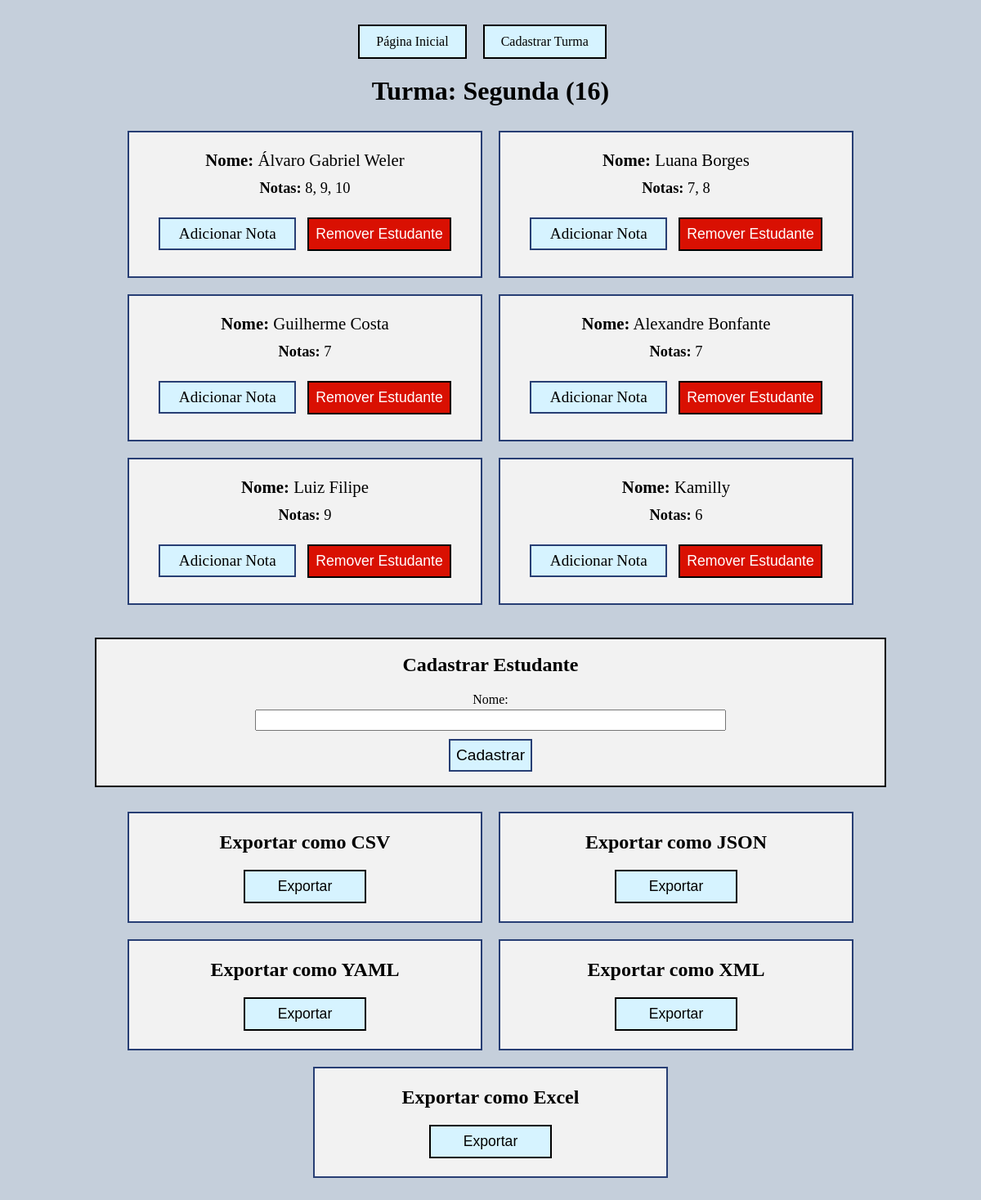
Screenshot of /classroom/1/students with the database file from the repository.
### app.py (models this page shows)
class Classroom(db.Model):
    id = db.Column(db.Integer, primary_key=True)
    name = db.Column(db.String(255), nullable=False)
    time = db.Column(db.String(255), nullable=False)
    students = db.relationship('Student', backref='classroom', lazy='joined', cascade='all, delete-orphan')

class Student(db.Model):
    id = db.Column(db.Integer, primary_key=True)
    name = db.Column(db.String(255), nullable=False)
    classroom_id = db.Column(db.Integer, db.ForeignKey('classroom.id'), nullable=False)
    grades = db.relationship('Grade', backref='student', lazy='joined', cascade='all, delete-orphan')

class Grade(db.Model):
    id = db.Column(db.Integer, primary_key=True)
    value = db.Column(db.Integer, nullable=False)
    student_id = db.Column(db.Integer, db.ForeignKey('student.id'), nullable=False)

### app.py (the view)
@app.route('/classroom/<int:classroom_id>/students')
def classroom_students(classroom_id):
    classroom = Classroom.query.get(classroom_id)
    if classroom is None:
        return 'Classroom not found', 404
    students = Student.query.filter_by(classroom_id=classroom_id).all()
    return render_template('classroom_students.html', classroom=classroom, students=students)

### templates/classroom_students.html (shortened to what this page needs)
{% extends 'layout.html' %}
{% block content %}
<h1 class="class-name">Turma: {{ classroom.name }} ({{ classroom.time }})</h1>
<div class="classes">
    {% for student in students %}
        <div class="single-class">
            <p class="student-name"><b>Nome:</b> {{ student.name }}</p> <p class="grades"><b>Notas:</b>
            {% for grade in student.grades %}
                {{ grade.value }}{% if not loop.last %}, {% endif %}
            {% endfor %}</p>
            <a class="add-grade" href="{{ url_for('add_grade', student_id=student.id) }}">Adicionar Nota</a>
            <form action="/remove_student" method="post" style="display: inline;">
                <input type="submit" class="remove-student" value="Remover Estudante" onclick="return confirm('Are you sure you want to delete this student?');" />
            </form>
        </div>
    {% endfor %}
</div>
<div class="student-register">
    <h2>Cadastrar Estudante</h2>
    <form action="/add_student" method="post">
        <label for="name">Nome:</label>
        <input type="text" id="name" name="name" required/><br />
        <input class="add-student" type="submit" value="Cadastrar" />
    </form>
</div>
<div class="export">
    <div class="csv">
        <h2>Exportar como CSV</h2>
        <form action="/export_csv/{{ classroom.id }}" method="get">
            <input class="export-btn" type="submit" value="Exportar" />
        </form>
    </div>
    <div class="json">
        <h2>Exportar como JSON</h2>
        <form action="/export_json/{{ classroom.id }}" method="get">
            <input class="export-btn" type="submit" value="Exportar" />
        </form>
    </div>
    <div class="yaml">
        <h2>Exportar como YAML</h2>
        <form action="/export_yaml/{{ classroom.id }}" method="get">
            <input class="export-btn" type="submit" value="Exportar" />
        </form>
    </div>
    <div class="xml">
        <h2>Exportar como XML</h2>
        <form action="/export_xml/{{ classroom.id }}" method="get">
            <input class="export-btn" type="submit" value="Exportar" />
        </form>
    </div>
    <div class="excel">
        <h2>Exportar como Excel</h2>
        <form action="/export_excel/{{ classroom.id }}" method="get">
            <input class="export-btn" type="submit" value="Exportar" />
        </form>
    </div>
</div>
{% endblock %}

### static/css/style.css (style rules this page uses)
body { background: #c5cfdb; }
.classes { display: flex; flex-wrap: wrap; justify-content: center; margin: 20px; }
.single-class { background-color: #f2f2f2; border: 2px solid #273E74; margin: 10px; padding: 22px 15px 22px 15px; width: 400px; text-align: center }
.class-name { margin-bottom: 0px; }
.student-name { margin-top: 0px; margin-bottom: 3px; font-size: 1.3rem; }
.grades { margin-top: 12px; margin-bottom: 12px; font-size: 1.15rem; }
.remove-student { margin-left: 10px; background: #d91002; border: 2px solid black; padding: 8px; color: white; font-size: 1.1rem; }
.add-grade { display: inline-block; font-size: 1.1rem; color: black; background: #d6f3ff; border: 2px solid black; padding: 8px; color: black; text-decoration: none; width: 150px; }
.student-register { flex-direction: column; background-color: #f2f2f2; border: 2px solid black; padding: 8px; margin: 0 auto; margin-top: 30px; width: 80%; }
.student-register > form > label { display: block; margin-top: 5px; }
.add-student { background: #d6f3ff; border: 2px solid #273E74; margin-top: 10px; margin-bottom: 8.8px; padding: 7px; font-size: 1.2rem; }
.student-register > form > input[name="name"] { height: 20px; width: 60%; margin-top: 3px; }
.student-register > h2 { margin-top: 10px; }
.export { display: flex; flex-wrap: wrap; justify-content: center; margin: 20px; }
.csv, .json, .yaml, .xml, .excel { background-color: #f2f2f2; border: 2px solid #273E74; margin: 10px; padding: 22px 15px 22px 15px; width: 400px; text-align: center }
.csv > h2, .json > h2, .yaml > h2, .xml > h2, .excel > h2 { margin-top: 0px; }
.export-btn { display: inline-block; font-size: 1.1rem; color: black; background: #d6f3ff; border: 2px solid black; padding: 8px; color: black; text-decoration: none; width: 150px; }
.add-grade { background: #d6f3ff; border: 2px solid #273E74; margin-top: 13px; margin-bottom: 10px; padding: 7px; font-size: 1.2rem; }

### rows the page displays
Classroom: name "Segunda", time "16"
Student: name "Álvaro Gabriel Weler"
Grade: value "8"
Grade: value "9"
Grade: value "10"
Student: name "Luana Borges"
Grade: value "7"
Grade: value "8"
Student: name "Guilherme Costa"
Grade: value "7"
Student: name "Alexandre Bonfante"
Grade: value "7"
Student: name "Luiz Filipe"
Grade: value "9"
Student: name "Kamilly"
Grade: value "6"
